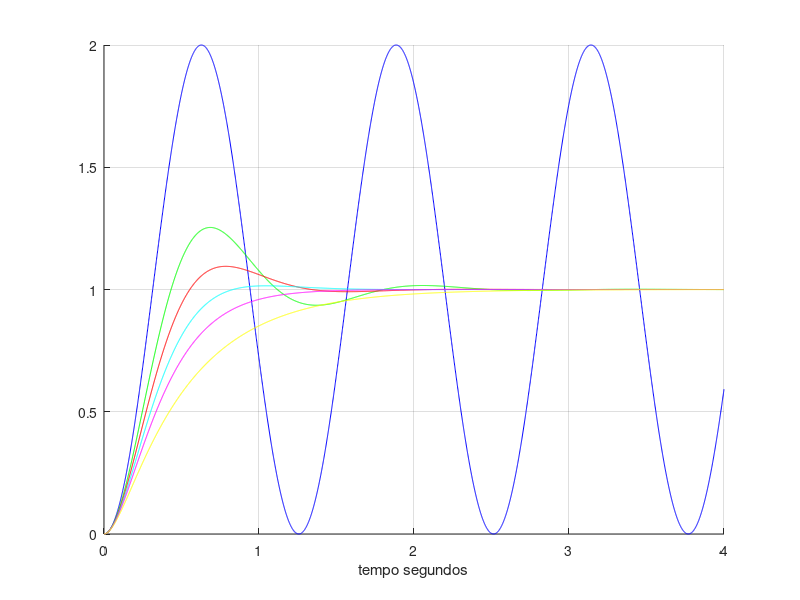

This figure's MATLAB source:
% parte 2, primeira questão

clear all

zeta = [0 0.4 0.6 0.8 1 1.4];
wn = 5;
t = 0:0.001:4;
cor = ['b', 'g', 'r', 'c', 'm', 'y'];

for c = 1:length(zeta)
    gs = tf([wn^2], [1 2*zeta(c)*wn wn^2]);
    [y(c,:)] = step(gs, t);
    hold on;
    plot(t, y(c,:), cor(c));

    grid on;
end

xlabel('tempo segundos');


